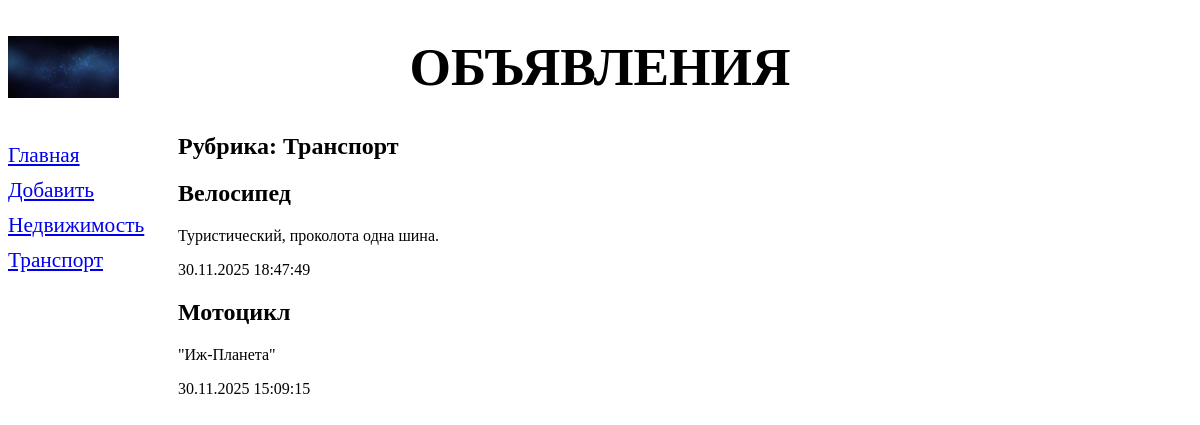
The page /bboard/2/ on the database its author committed.
### bboard/models.py (models this page shows, shortened)
class Rubric(models.Model):
  name = models.CharField(max_length=20, db_index=True,
                          verbose_name='Название')
  class Meta:
    verbose_name_plural = 'Рубрики'
    verbose_name = 'Рубрика'
    ordering = ['name']

class Bb(models.Model):
   title = models.CharField(max_length=50, verbose_name='Товар')
   content = models.TextField(verbose_name='Описание')
   rubric = models.ForeignKey('Rubric', null=True, on_delete=models.PROTECT, verbose_name='Рубрика')
   price = models.FloatField(verbose_name='Цена')
   published = models.DateTimeField(auto_now_add=True, db_index=True,
                                    verbose_name='Опубликовано')
   class Meta:
    verbose_name_plural = 'Объявления'
    ordering = ['-published']

### bboard/views.py (the view)
# urls.py: path('<int:rubric_id>/', rubric_bbs, name='rubric_bbs'),
def rubric_bbs(request, rubric_id):
   bbs = Bb.objects.filter(rubric=rubric_id)
   rubrics = Rubric.objects.all()
   current_rubric = Rubric.objects.get(pk=rubric_id)
   context = {'bbs': bbs, 'rubrics': rubrics,
              'current_rubric': current_rubric}
   return render(request, 'bboard/rubric_bbs.html', context)

### bboard/templates/bboard/rubric_bbs.html (shortened to what this page needs)
{% extends "layout/basic.html" %}
{% block content %}
<h2>Рубрика: {{ current_rubric.name }}</h2>
{% for bb in bbs %}
<div>
    <h2>{{ bb.title }}</h2>
    <p>{{ bb.content }}</p>
    <p>{{ bb.published|date:"d.m.Y H:i:s" }}</p>
</div>
{% endfor %}
{% endblock %}

### bboard/templates/layout/basic.html (shortened to what this page needs)
{% load static %}
<!DOCTYPE html>
<html>
    <head>
    </head>
    <body>
        <header>
            <h1>Объявления</h1>
        </header>
        <nav>
            <link rel="stylesheet" type="text/css" href="{% static 'bboard/style.css' %}">
            <a href="{% url 'index' %}">Главная</a>
            <a href="{% url 'add' %}">Добавить</a>
            {% for rubric in rubrics %}
            <a href="{% url 'rubric_bbs' rubric.pk %}">{{ rubric.name }}</a>
            {% endfor %}
        </nav>
        <main>
        {% block content %}
        {% endblock %}
        </main>
    </body>
</html>

### bboard/static/bboard/style.css (style rules this page uses)
header h1 { font-size: 40pt; text-transform: uppercase; text-align: center; background: url("bg.jpg") left / auto 100% no-repeat; }
nav { font-size: 16pt; width: 150px; float: left; }
nav a { display: block; margin: 10px 0px; }
main { margin-left: 170px; }

### rows shown on the page
Rubric: name "Недвижимость"
Rubric: name "Транспорт"
Bb: title "Велосипед", content "Туристический, проколота одна шина.", published "30.11.2025 18:47:49"
Bb: title "Мотоцикл", content "\"Иж-Планета\"", published "30.11.2025 15:09:15"
